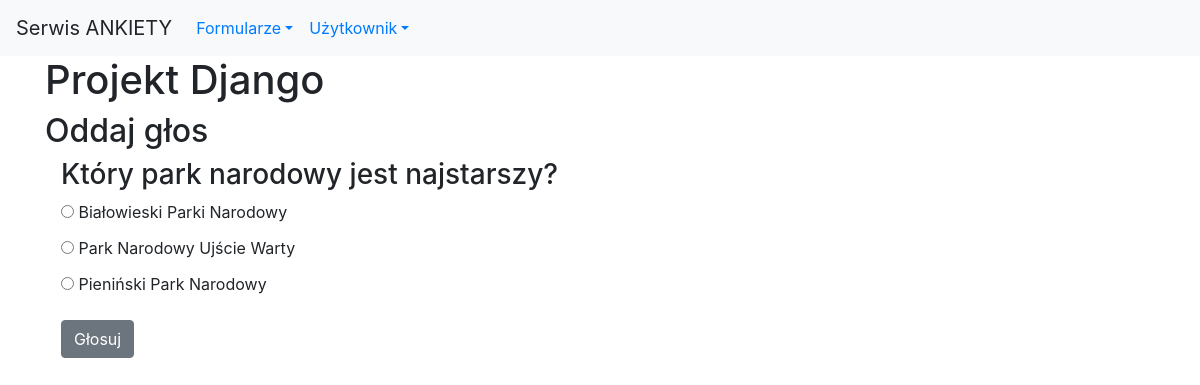
/formularze/pytanie/glosuj/3 (signed in), run on the app's committed database.
### formularze/models.py (models this page shows, shortened)
class Pytanie(models.Model):
    kategoria = models.ForeignKey(Kategoria, on_delete=models.SET_NULL,
                                  blank=True, null=True, related_name="pytania")
    tekst_pytania = models.CharField('tekst pytania', max_length=200)
    data_d = models.DateTimeField('data dodania', default=timezone.now)
    class Meta:
        verbose_name_plural = 'pytania'
        ordering = ['-data_d', ]
    def __str__(self):
        return self.tekst_pytania[0:50]

class Odpowiedz(models.Model):
    pytanie = models.ForeignKey(Pytanie, on_delete=models.CASCADE)
    tekst_odpowiedzi = models.CharField('tekst odpowiedzi', max_length=200)
    glosy = models.IntegerField('liczba głosów', default=0)
    class Meta:
        verbose_name_plural = 'odpowiedzi'

### formularze/views.py (the view)
# urls.py: path('pytanie/glosuj/<int:pid>', views.pytanie_glosuj, name='pytanie-glosuj'),
@login_required()
def pytanie_glosuj(request, pid):
    pytanie = get_object_or_404(Pytanie, pk=pid)
    if request.method == 'POST':
        try:
            odpowiedz = pytanie.odpowiedz_set.get(pk=request.POST['odpowiedz'])
        except (KeyError, Odpowiedz.DoesNotExist):
            return render(request, 'formularze/pytanie_glosuj.html', {
                'pytanie': pytanie,
                'komunikat_bledu': 'Nie wybrałeś odpowiedzi!',
            })
        else:
            odpowiedz.glosy += 1
            odpowiedz.save()
            return redirect(reverse('formularze:liczba-glosow', args=(pytanie.id,)))
    else:
        return render(request, 'formularze/pytanie_glosuj.html', {'pytanie': pytanie})

### formularze/templates/formularze/pytanie_glosuj.html (shortened to what this page needs)
{% extends 'szablon.html' %}
{% block tresc %}
    <h2>Oddaj głos</h2>
    <div class="mx-3">
        <h3>{{ pytanie }}</h3>
        <form action="{% url 'formularze:pytanie-glosuj' pytanie.id %}" method="post">
            <ul class="list-unstyled">
                {% for o in pytanie.odpowiedz_set.all %}
                <li class="mb-1">
                    <input type="radio" name="odpowiedz" id="o{{ forloop.counter }}" value="{{ o.id }}">
                    <label for="o{{ forloop.counter }}">{{ o.tekst_odpowiedzi }}</label>
                </li>
                {% endfor %}
            </ul>
            <button type="submit" class="btn btn-secondary">Głosuj</button>
        </form>
    </div>
{% endblock %}

### data on the page
Pytanie: tekst_pytania "Który park narodowy jest najstarszy?"
Odpowiedz: tekst_odpowiedzi "Białowieski Parki Narodowy"
Odpowiedz: tekst_odpowiedzi "Park Narodowy Ujście Warty"
Odpowiedz: tekst_odpowiedzi "Pieniński Park Narodowy"
